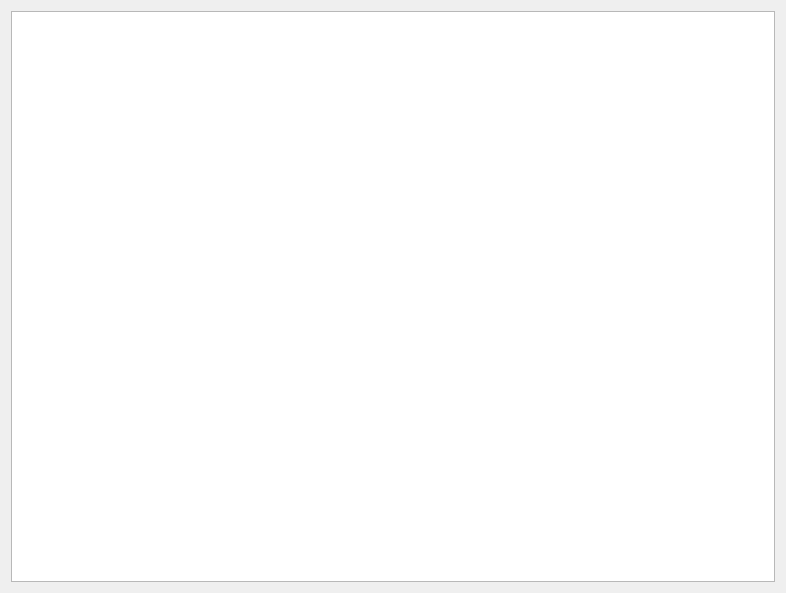
<?xml version="1.0" encoding="UTF-8"?>
<ui version="4.0">
 <class>text</class>
 <widget class="QWidget" name="text">
  <property name="geometry">
   <rect>
    <x>0</x>
    <y>0</y>
    <width>786</width>
    <height>593</height>
   </rect>
  </property>
  <property name="windowTitle">
   <string>Form</string>
  </property>
  <layout class="QGridLayout" name="gridLayout">
   <item row="0" column="0">
    <widget class="QTextEdit" name="note_TextEdit"/>
   </item>
  </layout>
 </widget>
 <resources/>
 <connections/>
</ui>
